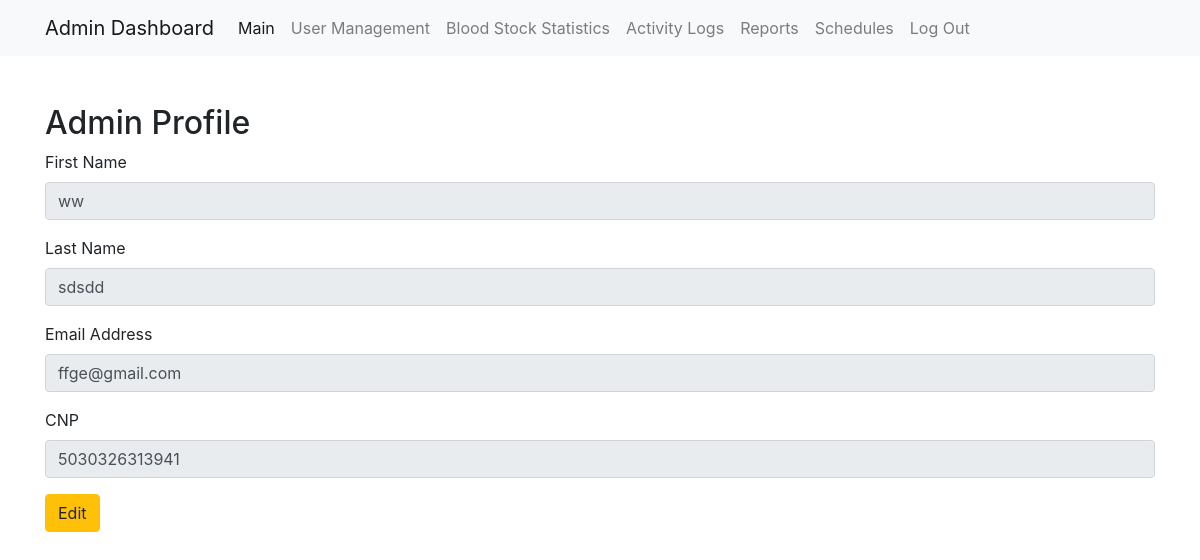
Before: /admin_dashboard (signed in) with the older database file.
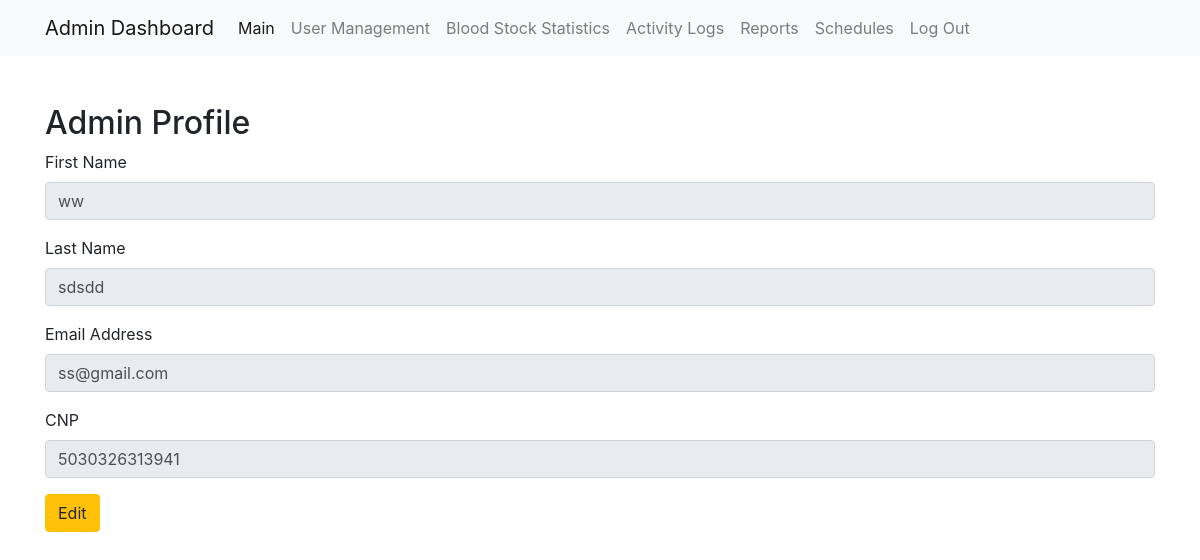
After: the same page with the newer database file.
### models/user.py (models this page shows, shortened)
class User(db.Model):
    __tablename__ = 'User'
    UserID = db.Column(db.Integer, primary_key=True, autoincrement=True)
    Role = db.Column(db.String, nullable=False)
    FirstName = db.Column(db.String, nullable=False)
    LastName = db.Column(db.String, nullable=False)
    Email = db.Column(db.String, unique=True, nullable=False)
    Password = db.Column(db.String, nullable=False)
    CNP = db.Column(db.String(13), unique=True, nullable=False)

### controllers/admin_controller.py (the view)
    @app.route('/admin_dashboard')
    def admin_dashboard():
        admin_id = session.get('user_id')
        admin = User.query.get(admin_id)
        users = User.query.all()
        activity_logs = ActivityLog.query.all()
        return render_template('admin/admin_dashboard.html', admin=admin, users=users, activity_logs=activity_logs)

### templates/admin/admin_dashboard.html (shortened to what this page needs)
<!DOCTYPE html>
<html lang="en">
<head>
    <link rel="stylesheet" href="https://stackpath.bootstrapcdn.com/bootstrap/4.5.2/css/bootstrap.min.css">
</head>
<body>
    <nav class="navbar navbar-expand-lg navbar-light bg-light">
        <div class="container">
            <a class="navbar-brand" href="#">Admin Dashboard</a>
            <div class="collapse navbar-collapse" id="navbarNav">
                <ul class="navbar-nav">
                    <li class="nav-item active">
                        <a class="nav-link" href="{{ url_for('admin_dashboard') }}">Main <span class="sr-only">(current)</span></a>
                    </li>
                    <li class="nav-item">
                        <a class="nav-link" href="{{ url_for('manage_users') }}">User Management</a>
                    </li>
                    <li class="nav-item">
                        <a class="nav-link" href="{{ url_for('blood_stock_statistics') }}">Blood Stock Statistics</a>
                    </li>
                    <li class="nav-item">
                        <a class="nav-link" href="{{ url_for('activity_log') }}">Activity Logs</a>
                    </li>
                    <li class="nav-item">
                        <a class="nav-link" href="{{ url_for('reports') }}">Reports</a>
                    </li>
                    <li class="nav-item">
                        <a class="nav-link" href="{{ url_for('schedule') }}">Schedules</a>
                    </li>
                    <li class="nav-item">
                        <a class="nav-link" href="javascript:void(0);" onclick="confirmLogout()">Log Out</a>
                    </li>
                </ul>
            </div>
        </div>
    </nav>
    <div class="container mt-5">
        <h2>Admin Profile</h2>
        <form method="POST" action="{{ url_for('edit_admin_profile') }}" id="editForm">
            <div class="form-group">
                <label for="first_name">First Name</label>
                <input type="text" class="form-control" id="first_name" name="first_name" value="{{ admin.FirstName }}" readonly required>
            </div>
            <div class="form-group">
                <label for="last_name">Last Name</label>
                <input type="text" class="form-control" id="last_name" name="last_name" value="{{ admin.LastName }}" readonly required>
            </div>
            <div class="form-group">
                <label for="email">Email Address</label>
                <input type="email" class="form-control" id="email" name="email" value="{{ admin.Email }}" readonly required>
            </div>
            <div class="form-group">
                <label for="cnp">CNP</label>
                <input type="text" class="form-control" id="cnp" name="cnp" value="{{ admin.CNP }}" readonly required>
            </div>
            <button type="button" class="btn btn-warning" id="editButton">Edit</button>
        </form>
    </div>
</body>
</html>

Changed rows visible on the page:
changed User "ww": email "ffge@gmail.com" → "ss@gmail.com"
